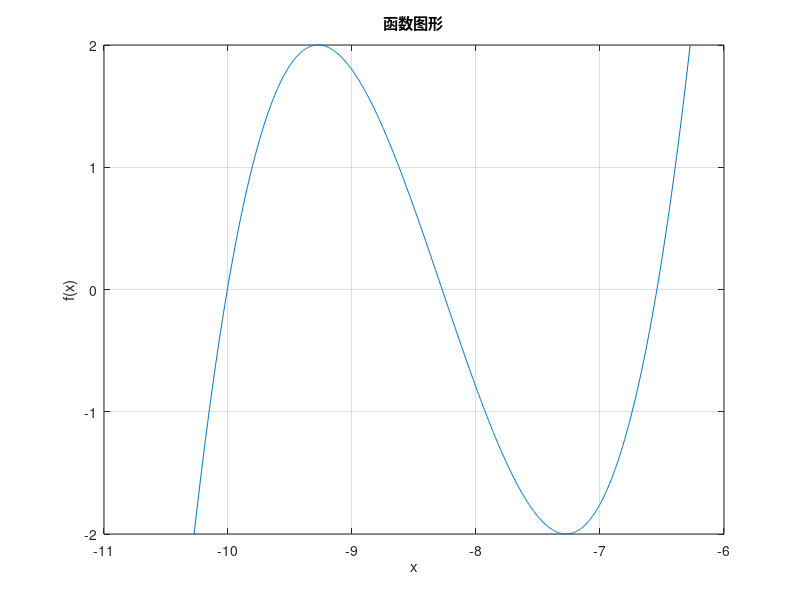

Write the MATLAB code that produced this figure. (Note: this script raises an error after producing the figure.)
m = 616;

f = @(x) x.^3 + sqrt(m)*x.^2 + (m/3 - 3)*x - sqrt(m)*(1 - m/27);

a = -sqrt(m)/3 - 2;
b = -sqrt(m)/3 + 2;
x = linspace(a, b, 1000);
% x = -sqrt(m)/3 - 2:0.01:sqrt(m)/3 - 2;

% 绘制函数图形
plot(x, f(x));
title('函数图形');
xlabel('x');
ylabel('f(x)');
grid on;

% 使用 fzero 函数求根
x0 = fzero(f, -10); % 初始猜测值可以根据图形调整
x1 = fzero(f, -8);
x2 = fzero(f, -6);

disp('方程的实根为：');
disp(roots);

% 计算导数
df = @(x) 3*x.^2 + 2*sqrt(m)*x + (m/3 - 3);

% 确定单调区间
x_values = linspace(a, b, 1000);
df_values = df(x_values);
increasing = df_values > 0;
decreasing = df_values < 0;

% 输出单调区间
disp('函数的单调递增区间为：');
disp(x_values(increasing));
disp('函数的单调递减区间为：');
disp(x_values(decreasing));

% 分析单调性
% 通过导数的符号变化可以确定函数的单调性